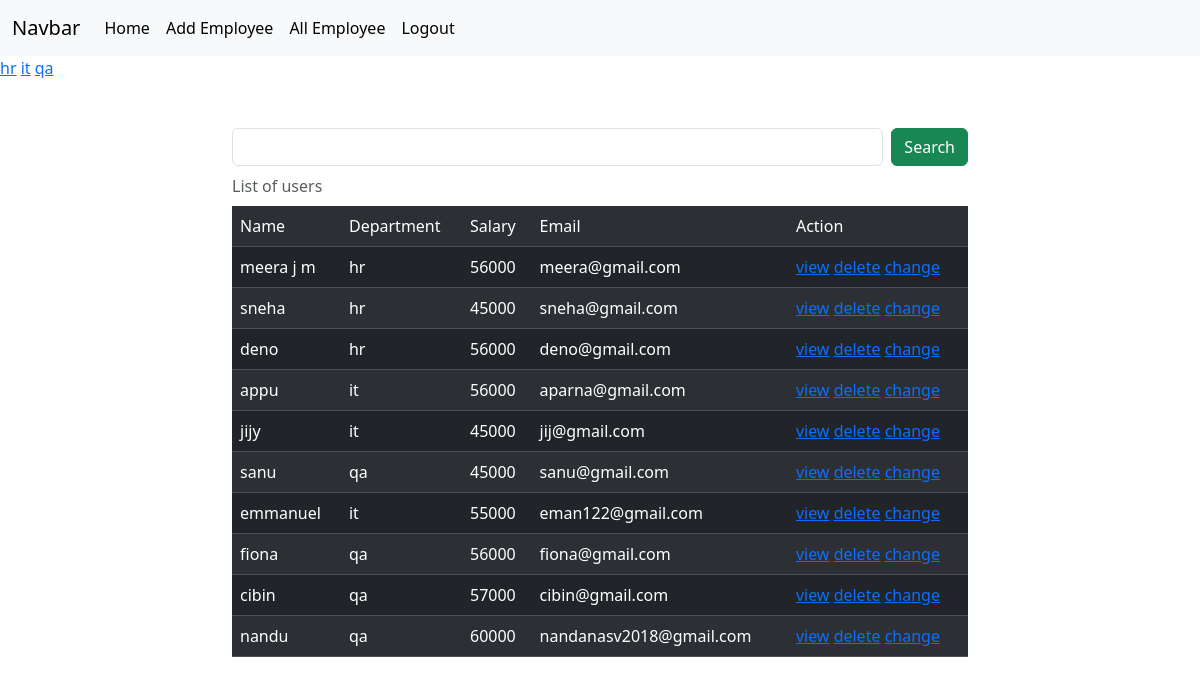
Page /employees/all/ (signed in) on the committed database.
### crm/models.py (models this page shows, shortened)
class Employees(models.Model):
    name=models.CharField(max_length=200)
    department=models.CharField(max_length=200)
    salary=models.PositiveIntegerField()
    email=models.EmailField(unique=True)
    contact=models.CharField(max_length=10)
    age=models.PositiveIntegerField()
    profile_pic=models.ImageField(upload_to="images",null=True,blank=True)
    dob=models.DateField(null=True,blank=True)

### crm/views.py (the view, shortened to what this page needs)
# urls.py: path('employees/all/',views.EmployelistView.as_view(),name="emp-all"),
@method_decorator(signin_required,name="dispatch")
class EmployelistView(View):
     def get(self,request,*args,**kwargs):
          if request.user.is_authenticated:
             qs=Employees.objects.all()
             department=Employees.objects.all().values_list("department",flat=True).distinct()
             print(department)
             if "department" in request.GET:
                  dept=request.GET.get("department")
                  qs=qs.filter(department__iexact=dept)
             return render(request,"emp_list.html",{"data":qs,"department":department})
          else:
               messages.error(request,"invalid session")
               return redirect("signin")

### crm/views.py (called while the page is built)
def  signin_required(fn):
     def wrapper(request,*args,**kwargs):
          if not request.user.is_authenticated:
               messages.error(request,"invalid session")
               return redirect("signin")
          else:
                 return fn(request,*args,**kwargs)
     return wrapper

### crm/templates/emp_list.html (shortened to what this page needs)
{%extends 'base.html'%}
{%block body_block%}
<div>
 {%for dep in department%}
 <a href="{%url 'emp-all'%}?department={{dep}}">{{dep}}</a>
 {%endfor%}
</div>
<div class="container mt-5">
  <div class="row">
    <div class="col-2"></div>
    <div class="col-8">
       <form action="" method="post">
      <div class="d-flex">
        <input type="text" name="box" class="form-control me-2">
        <button type="submit" class="btn btn-success">Search</button>
      </div>
       </form>
    </div>
    <div class="col-2"></div>
  </div>
</div>
<div class="container">
<div class="row">
<div class="col-2"></div>
<div class="col-8">
<table class="table table-dark table-striped caption-top">
     <caption>List of users</caption>
  <tr>
  <td>Name</td>
  <td>Department</td>
  <td>Salary</td>
  <td>Email</td>
  <td>Action</td>
  </tr>
{%for emp in data%}
<tr>
<td>{{emp.name}}</td>
<td>{{emp.department}}</td>
<td>{{emp.salary}}</td>
<td>{{emp.email}}</td>
<td>
<a href="{%url 'emp-detail' emp.id%}">view</a>
<a href="{%url 'emp-delete' emp.id%}">delete</a>
<a href="{%url 'emp-edit' emp.id%}">change</a>
</td>
</tr>
{%endfor%}
</table>
</div>
<div class="col-2"></div>
</div>
</div>
{%endblock%}

### crm/templates/base.html (shortened to what this page needs)
<!DOCTYPE html>
<html lang="en">
<head>
    <link href="https://cdn.jsdelivr.net/npm/bootstrap@5.3.2/dist/css/bootstrap.min.css" rel="stylesheet">
</head>
<body>
    <nav class="navbar navbar-expand-lg bg-body-tertiary">
        <div class="container-fluid">
          <a class="navbar-brand" href="#">Navbar</a>
          <div class="collapse navbar-collapse" id="navbarSupportedContent">
            <ul class="navbar-nav me-auto mb-2 mb-lg-0">
              <li class="nav-item">
                <a class="nav-link active" aria-current="page" href="#">Home</a>
              </li>
              <li class="nav-item">
                <a class="nav-link active" aria-current="page" href="{%url 'emp-add'%}">Add Employee</a>
              </li>
              <li class="nav-item">
                <a class="nav-link active" aria-current="page" href="{%url 'emp-all'%}">All Employee</a>
              </li>
              <li class="nav-item">
                <a class="nav-link active" aria-current="page" href="{%url 'signout'%}">Logout</a>
              </li>
          </div>
        </div>
      </nav>
      {%block body_block%}
      {%endblock%}
</body>
</html>

### rows in the picture
Employees: name "meera j m", department "hr", salary "56000", email "meera@gmail.com"
Employees: name "sneha", department "hr", salary "45000", email "sneha@gmail.com"
Employees: name "deno", department "hr", salary "56000", email "deno@gmail.com"
Employees: name "appu", department "it", salary "56000", email "aparna@gmail.com"
Employees: name "jijy", department "it", salary "45000", email "jij@gmail.com"
Employees: name "sanu", department "qa", salary "45000", email "sanu@gmail.com"
Employees: name "emmanuel", department "it", salary "55000", email "eman122@gmail.com"
Employees: name "fiona", department "qa", salary "56000", email "fiona@gmail.com"
Employees: name "cibin", department "qa", salary "57000", email "cibin@gmail.com"
Employees: name "nandu", department "qa", salary "60000", email "nandanasv2018@gmail.com"

### other values in the picture
{{ dep }} "hr" "it" "qa"
